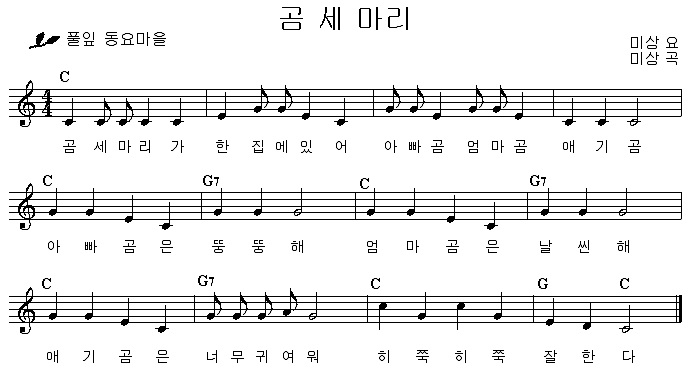
//> input picture bear.jpg, 691 x 377 px; the run also reads 1 picture not shown here
$ ./cv_test   (built with g++ and OpenCV 4)
//> lines starting //> are read from the running program, lines starting //| are printed output that depends on the picture; after the words box and inside, x2 and y2 are one past the last pixel; in counts of white or black regions, pixels touching at a corner belong together
#include <iostream>
#include "opencv/cv.h"
#include "opencv/highgui.h"

using namespace std;
using namespace cv;

int recordHighNote[30][4] = { 0, }; // 높은음자리표의 위치,색을 저장하는 배열 recordArray[i][0]:몇번째인지 recordArray[i][1]:x좌표 recordArray[i][2]:y좌표 recordArray[i][3]:RGB값(색상)

Mat toBinary(Mat template_img) //이미지를 불러오고 gray화 -> 이진화 하는 함수
{
	Mat gray_note;
	cvtColor(template_img, gray_note, CV_BGR2GRAY);
	imshow("toGray image", gray_note); // gray화 확인용

	Mat binary_note;
	adaptiveThreshold(~gray_note, binary_note, 255, CV_ADAPTIVE_THRESH_MEAN_C, THRESH_BINARY, 15, -10);

	imshow("toBinary grayimage", binary_note); // 이진화 확인용
	return binary_note;
}

// [138 lines left out: functions deleteLine, int, findNote, not called in this run]
int main()
{

	Mat musical_note = imread("bear.jpg"); //악보
//> musical_note is the input picture: 377 rows x 691 cols, CV_8UC3; min 0, max 255, mean 236.9
	Mat high_note = imread("highnote.jpg");//높은 음자리표
	Mat tpl_8note = imread("8note_sample.jpg"); //8분음표
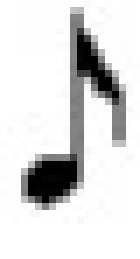
//> input picture 8note_sample.jpg, 20 x 37 px (shown 7 times larger)
//> tpl_8note is the input picture: 37 rows x 20 cols, CV_8UC3; min 0, max 255, mean 220.3
	Mat tpl_4note = imread("4note_sample.jpg"); //4분음표
//> 4note_sample.jpg cannot be read in this run, so this picture is empty
	Mat tpl_2note = imread("2note_sample.jpg"); //2분음표
//> 2note_sample.jpg cannot be read in this run, so this picture is empty

	Mat binary_note = toBinary(musical_note); //악보 이진화
//> in toBinary, `adaptiveThreshold(~gray_note, binary_note, 255, CV_ADAPTIVE_THRESH_MEA..`:
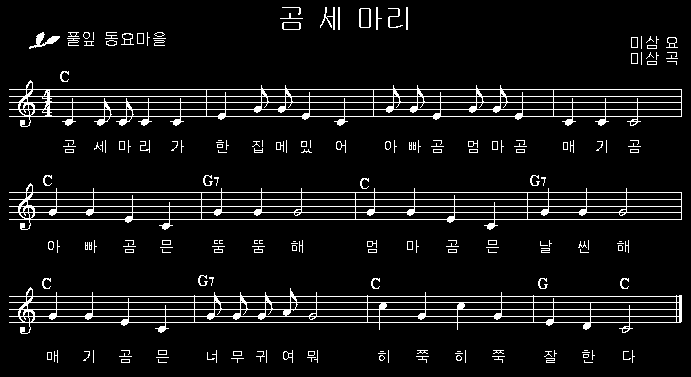
//> binary_note: 377 rows x 691 cols, CV_8UC1; 7.1% white in thin lines or dots
	Mat binary_high_note = toBinary(high_note); //높은 음자리표 이진화
	Mat binary_8note = toBinary(tpl_8note); //8분음표 이진화
//> in toBinary (call 3), `adaptiveThreshold(~gray_note, binary_note, 255, CV_ADAPTIVE_THRESH_MEA..`:
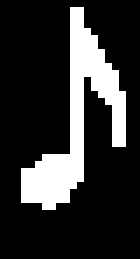
//> binary_note: 37 rows x 20 cols, CV_8UC1 (shown 7 times larger); 19.5% white; 1 white region, box (x1, y1, x2, y2) and area: (3, 1, 18, 30) 144
//> (the run ends here: the program stops with an error, at `cvtColor(template_img, gray_note, CV_BGR2GRAY);`)
